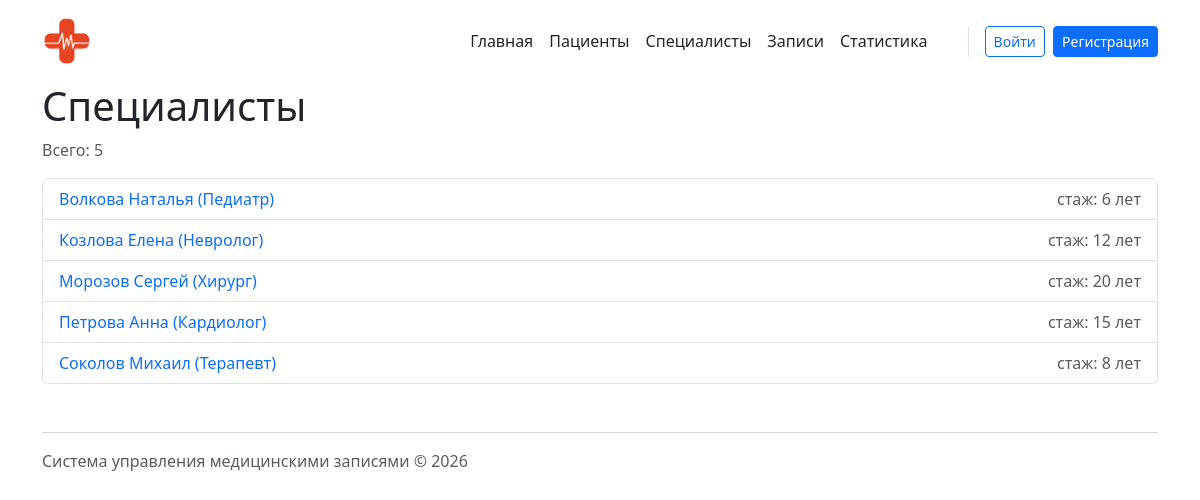
Screenshot of /specialists/ with the database file from the repository.
### specialists/models.py (models this page shows, shortened)
class Specialist(models.Model):
    first_name = models.CharField(max_length=100, verbose_name="Имя")
    last_name = models.CharField(max_length=100, verbose_name="Фамилия")
    speciality = models.CharField(max_length=100, verbose_name="Специальность")
    phone = models.CharField(max_length=20, verbose_name="Телефон")
    email = models.EmailField(verbose_name="Email")
    experience_years = models.PositiveIntegerField(default=0, verbose_name="Стаж (лет)")
    class Meta:
        verbose_name = "Специалист"
        verbose_name_plural = "Специалисты"

### specialists/views.py (the view)
# urls.py: path('specialists/', include('specialists.urls')),
def specialists(request: HttpRequest) -> HttpResponse:
    specialists_list = Specialist.objects.all().order_by('last_name')
    return render(
        request,
        'specialists/specialist_list.html',
        {'specialists': specialists_list},
    )

### patients/context_processors.py (called while the page is built)
def site_settings(request):
    return {
        'site_name': 'Медзаписи',
    }

### specialists/templates/specialists/specialist_list.html (shortened to what this page needs)
{% extends "base.html" %}
{% block content %}
<h1>Специалисты</h1>
<p class="text-muted">Всего: {{ specialists|length }}</p>
<ul class="list-group">
    {% for specialist in specialists %}
    <li class="list-group-item d-flex justify-content-between">
        <a href="{% url 'specialists:detail' specialist.id %}">
            {{ specialist.last_name }} {{ specialist.first_name }}
            ({{ specialist.speciality }})
        </a>
        <span class="text-muted">
            стаж: {{ specialist.experience_years }} лет
        </span>
    </li>
    {% empty %}
    <li class="list-group-item text-muted">Специалистов нет</li>
    {% endfor %}
</ul>
{% endblock %}

### homepage/static/homepage/css/style.css (style rules this page uses)
.list-group-item a { text-decoration: none; color: #0d6efd; }

### rows the page displays
Specialist: last_name "Волкова", first_name "Наталья", speciality "Педиатр", experience_years "6"
Specialist: last_name "Козлова", first_name "Елена", speciality "Невролог", experience_years "12"
Specialist: last_name "Морозов", first_name "Сергей", speciality "Хирург", experience_years "20"
Specialist: last_name "Петрова", first_name "Анна", speciality "Кардиолог", experience_years "15"
Specialist: last_name "Соколов", first_name "Михаил", speciality "Терапевт", experience_years "8"

### other values shown
{{ specialists|length }} "5"
